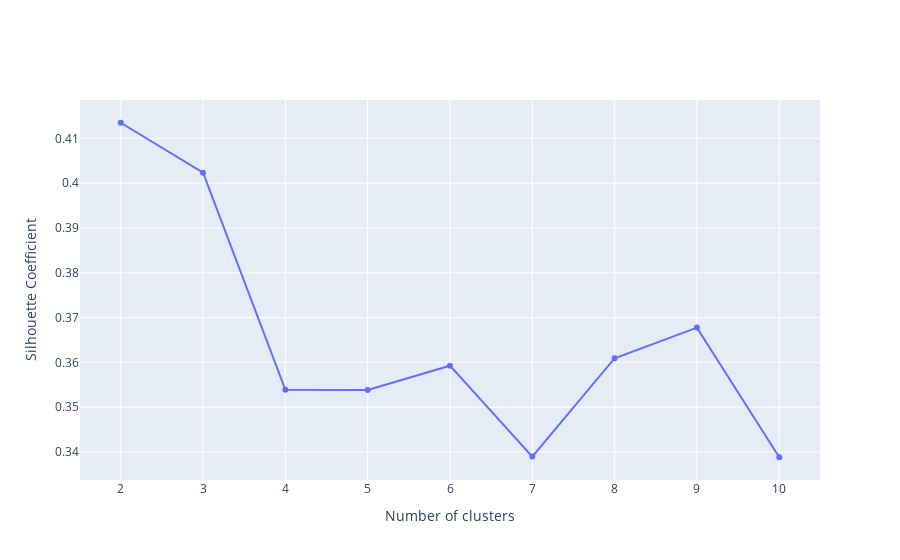

This figure's notebook cell:
### Code cell
import plotly.graph_objects as go

fig = go.Figure()
fig.add_trace(go.Scatter(
    x = n_clusters_values,
    y = s_scores
))
fig.update_layout(
    xaxis_title = 'Number of clusters',
    yaxis_title = 'Silhouette Coefficient'
)
fig.show()

### Figure 1 — Plotly figure (JSON) as saved in the notebook; plotly's stock layout.template omitted (floating-point values rounded to 4 significant figures)
{"data": [{"type": "scatter", "x": [2, 3, 4, 5, 6, 7, 8, 9, 10], "y": [0.4135, 0.4023, 0.3539, 0.3539, 0.3593, 0.339, 0.3609, 0.3678, 0.3388]}], "layout": {"xaxis": {"title": {"text": "Number of clusters"}}, "yaxis": {"title": {"text": "Silhouette Coefficient"}}}}
